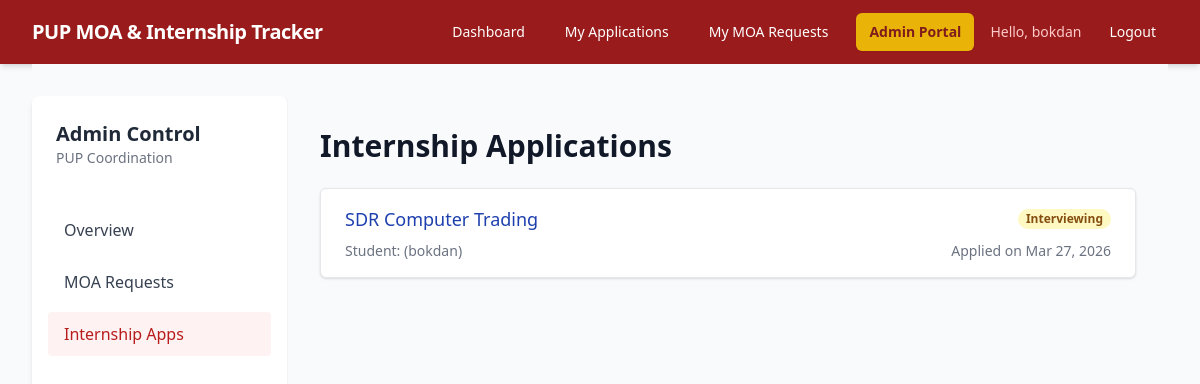
Screenshot of /dashboard/admin/applications/ (signed in) with the database file from the repository.
### applications/models.py (models this page shows, shortened)
class InternshipApplication(models.Model):
    STATUS_CHOICES = (
        ('draft', 'Draft'),
        ('submitted', 'Submitted to Company'),
        ('interviewing', 'Interviewing'),
        ('accepted', 'Accepted'),
        ('rejected', 'Rejected'),
    )
    student = models.ForeignKey(User, on_delete=models.CASCADE, related_name='applications')
    company = models.ForeignKey(Company, on_delete=models.CASCADE, related_name='applications')
    status = models.CharField(max_length=20, choices=STATUS_CHOICES, default='draft')
    application_date = models.DateTimeField(auto_now_add=True)
    student_resume = models.FileField(upload_to='student_resumes/', blank=True, null=True)
    cover_letter = models.TextField(blank=True, null=True)

### companies/models.py (models this page shows, shortened)
class Company(models.Model):
    name = models.CharField(max_length=255)
    description = models.TextField()
    contact_email = models.EmailField(blank=True, null=True)
    website = models.URLField(blank=True, null=True)
    tags = models.ManyToManyField(Tag, related_name='companies')
    is_active = models.BooleanField(default=True)
    class Meta:
        verbose_name_plural = "Companies"

### university_admin/views.py (the view)
# urls.py: path('applications/', views.applications_list, name='app_list'),
@user_passes_test(is_admin)
def applications_list(request):
    applications = InternshipApplication.objects.all().order_by('-application_date')
    return render(request, 'university_admin/app_list.html', {'applications': applications})

### university_admin/views.py (called while the page is built)
def is_admin(user):
    return user.is_active and (user.is_staff or user.is_superuser)

### university_admin/templates/university_admin/app_list.html
{% extends "university_admin/admin_base.html" %}
{% block admin_content %}
<div class="mb-6 flex justify-between items-center">
    <h1 class="text-3xl font-bold text-gray-900">Internship Applications</h1>
</div>
<div class="bg-white shadow overflow-hidden sm:rounded-md border border-gray-200">
    <ul role="list" class="divide-y divide-gray-200">
        {% for app in applications %}
        <li>
            <a href="{% url 'university_admin:manage_app' app.pk %}" class="block hover:bg-gray-50 transition-colors">
                <div class="px-4 py-4 sm:px-6">
                    <div class="flex items-center justify-between">
                        <p class="text-lg font-medium text-blue-800 truncate">{{ app.company.name }}</p>
                        <div class="ml-2 flex-shrink-0 flex">
                            <p class="px-2 inline-flex text-xs leading-5 font-semibold rounded-full
                                {% if app.status == 'accepted' %}bg-green-100 text-green-800
                                {% elif app.status == 'rejected' %}bg-red-100 text-red-800
                                {% elif app.status == 'interviewing' %}bg-yellow-100 text-yellow-800
                                {% elif app.status == 'submitted' %}bg-blue-100 text-blue-800
                                {% else %}bg-gray-100 text-gray-800{% endif %}">
                                {{ app.get_status_display }}
                            </p>
                        </div>
                    </div>
                    <div class="mt-2 sm:flex sm:justify-between">
                        <div class="sm:flex text-sm text-gray-500">
                            <p class="flex items-center">
                                Student: {{ app.student.first_name }} {{ app.student.last_name }} ({{ app.student.username }})
                            </p>
                        </div>
                        <div class="mt-2 flex items-center text-sm text-gray-500 sm:mt-0">
                            <p>
                                Applied on <time>{{ app.application_date|date:"M d, Y" }}</time>
                            </p>
                        </div>
                    </div>
                </div>
            </a>
        </li>
        {% empty %}
        <li class="px-4 py-8 text-center text-gray-500">
            No applications found.
        </li>
        {% endfor %}
    </ul>
</div>
{% endblock %}

### templates/base.html (shortened to what this page needs)
<!DOCTYPE html>
<html lang="en">
<head>
    <script src="https://cdn.tailwindcss.com?plugins=forms"></script>
</head>
<body class="bg-gray-50 text-gray-800 font-sans min-h-screen flex flex-col">
    <nav class="bg-red-800 text-white shadow-md">
        <div class="max-w-7xl mx-auto px-4 sm:px-6 lg:px-8">
            <div class="flex justify-between h-16 items-center">
                <div class="flex-shrink-0">
                    <a href="/" class="font-bold text-xl tracking-tight">PUP MOA & Internship Tracker</a>
                </div>
                <div class="hidden md:flex space-x-4 items-center">
                    <a href="/" class="hover:bg-red-700 px-3 py-2 rounded-md text-sm font-medium">Dashboard</a>
                    {% if user.is_authenticated %}
                        <a href="{% url 'applications:my_applications' %}" class="hover:bg-red-700 px-3 py-2 rounded-md text-sm font-medium">My Applications</a>
                        <a href="{% url 'moas:my_moa_requests' %}" class="hover:bg-red-700 px-3 py-2 rounded-md text-sm font-medium">My MOA Requests</a>
                        {% if user.is_staff or user.is_superuser %}
                            <a href="{% url 'university_admin:dashboard' %}" class="bg-yellow-500 text-red-900 border border-transparent hover:bg-yellow-400 px-3 py-2 rounded-md text-sm font-bold ml-2 shadow-sm transition-colors">Admin Portal</a>
                        {% endif %}
                        <span class="text-sm font-medium ml-4 text-red-200">Hello, {{ user.username }}</span>
                        <form action="{% url 'accounts:logout' %}" method="post" class="inline">
                            <button type="submit" class="hover:bg-red-700 px-3 py-2 rounded-md text-sm font-medium">Logout</button>
                        </form>
                    {% else %}
                        <a href="{% url 'accounts:login' %}" class="hover:bg-red-700 px-3 py-2 rounded-md text-sm font-medium">Log In</a>
                        <a href="{% url 'accounts:register' %}" class="bg-white text-red-800 hover:bg-gray-100 px-3 py-2 rounded-md text-sm font-bold">Register</a>
                    {% endif %}
                </div>
            </div>
        </div>
    </nav>
    <main class="flex-grow max-w-7xl mx-auto px-4 sm:px-6 lg:px-8 py-8 w-full">
        {% block content %}
        {% endblock content %}
    </main>
</body>
</html>

### rows the page displays
InternshipApplication: company.name "SDR Computer Trading", status "Interviewing", student.username "bokdan", application_date "Mar 27, 2026"

### other values shown
{{ user.username }} "bokdan"
